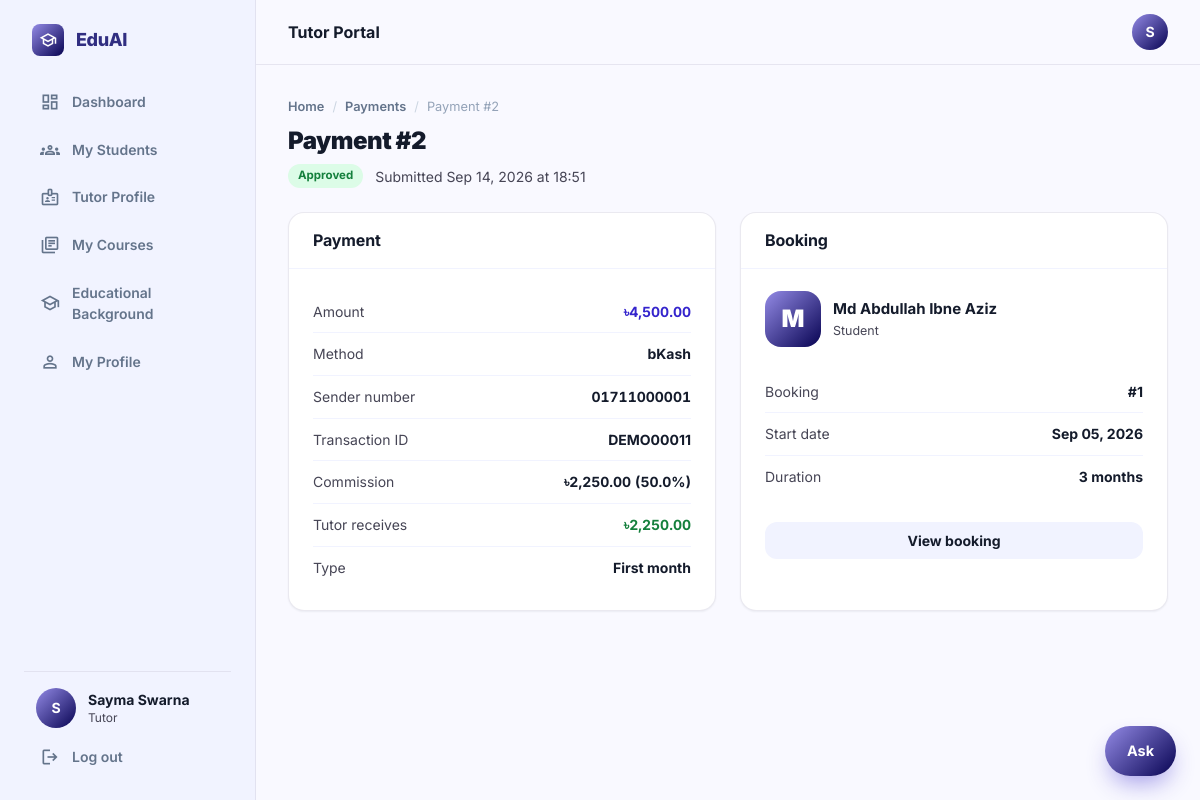
/payments/2/ (signed in), run on the app's committed database.
### accounts/models.py (models this page shows, shortened)
class User(AbstractUser):
    ROLE_CHOICES = (
        ('student', 'Student'),
        ('tutor', 'Tutor'),
    )
    VERIFICATION_STATUS_CHOICES = (
        ('unverified', 'Not submitted'),
        ('pending', 'Pending review'),
        ('verified', 'Verified'),
        ('rejected', 'Rejected'),
    )
    role = models.CharField(max_length=10, choices=ROLE_CHOICES)
    avatar = models.ImageField(upload_to='avatars/', blank=True, null=True)
    phone = models.CharField(max_length=20, blank=True, null=True)
    education = models.CharField(max_length=150, blank=True, null=True,
                                  help_text='e.g. BSc in CSE, Dhaka University')
    id_card_number = models.CharField(max_length=40, blank=True, null=True,
                                      help_text='University ID card number')
    id_card_front = models.ImageField(upload_to='id_cards/', storage=private_storage,
                                      blank=True, null=True)
    id_card_back = models.ImageField(upload_to='id_cards/', storage=private_storage,
                                     blank=True, null=True)
    bio = models.TextField(blank=True, null=True)
    nid_number = models.CharField(max_length=30, blank=True, null=True)
    nid_image = models.ImageField(upload_to='nid_cards/', storage=private_storage,
                                  blank=True, null=True,
                                  help_text='Photo/scan of the NID — required for tutor registration')
    nid_verification_status = models.CharField(
        max_length=10, choices=VERIFICATION_STATUS_CHOICES, default='unverified',
    )

### payments/models.py (models this page shows, shortened)
class Payment(models.Model):
    STATUS_CHOICES = (
        ('initiated', 'Not completed'),
        ('pending', 'Pending Review'),
        ('approved', 'Approved'),
        ('rejected', 'Rejected'),
    )
    METHOD_CHOICES = (
        ('bkash', 'bKash'),
        ('nagad', 'Nagad'),
        ('rocket', 'Rocket'),
        ('sslcommerz', 'Card / mobile banking (online)'),
    )
    booking = models.ForeignKey(Booking, on_delete=models.CASCADE, related_name='payments')
    amount = models.DecimalField(max_digits=10, decimal_places=2)
    commission = models.DecimalField(max_digits=10, decimal_places=2, default=0,
        help_text='Platform commission deducted from this payment')
    tutor_income = models.DecimalField(max_digits=10, decimal_places=2, default=0,
        help_text='Net amount tutor receives from this payment')
    is_first_payment = models.BooleanField(default=False,
        help_text='True if this is the first payment for this booking (50% commission applies)')
    payment_method = models.CharField(max_length=12, choices=METHOD_CHOICES, default='bkash')
    sender_number = models.CharField(max_length=20, blank=True, default='')
    transaction_id = models.TextField(blank=True, default='')
    status = models.CharField(max_length=10, choices=STATUS_CHOICES, default='pending')
    gateway_tran_id = models.CharField(
        max_length=40, blank=True, default='', db_index=True,
        help_text='Our reference sent to SSLCommerz')
    gateway_val_id = models.CharField(
        max_length=80, blank=True, default='',
        help_text='SSLCommerz validation id for the settled transaction')
    gateway_bank_tran_id = models.CharField(
        max_length=80, blank=True, default='',
        help_text="The bank's own reference, as reported by SSLCommerz")
    created_at = models.DateTimeField(auto_now_add=True)
    updated_at = models.DateTimeField(auto_now=True)
    class Meta:
        constraints = [
            models.UniqueConstraint(
                fields=['booking'],
                condition=models.Q(status='pending'),
                name='one_pending_payment_per_booking',
            ),
        ]
    @property
    def effective_rate(self):
        amount = float(self.amount or 0)
        if not amount:
            return 0.0
        return round(float(self.commission) / amount * 100, 1)

### bookings/models.py (models this page shows, shortened)
class Booking(models.Model):
    STATUS_CHOICES = (
        ('pending', 'Pending'),
        ('confirmed', 'Confirmed'),
        ('completed', 'Completed'),
        ('rejected', 'Rejected'),
        ('cancelled', 'Cancelled'),
    )
    student = models.ForeignKey(User, on_delete=models.CASCADE, related_name='student_bookings')
    tutor = models.ForeignKey(User, on_delete=models.CASCADE, related_name='tutor_bookings')
    date     = models.DateField()
    months   = models.PositiveIntegerField(default=1, validators=[MinValueValidator(1)])
    course   = models.ForeignKey(
        Course, on_delete=models.SET_NULL,
        null=True, blank=True, related_name='bookings'
    )
    status   = models.CharField(max_length=10, choices=STATUS_CHOICES, default='pending')
    agreed_monthly_rate = models.DecimalField(
        max_digits=10, decimal_places=2, null=True, blank=True,
        help_text='Monthly rate captured at booking time'
    )
    meet_link = models.URLField(blank=True, default='', help_text='Google Meet / Zoom link set by tutor')
    tutor_message = models.TextField(blank=True, default='', help_text='Message from tutor to student')
    created_at = models.DateTimeField(auto_now_add=True)
    updated_at = models.DateTimeField(auto_now=True)
    class Meta:
        ordering = ['-created_at']

### payments/views.py (the view)
# urls.py: path('<int:pk>/', views.payment_detail_view, name='payment-detail'),
@login_required(login_url='login')
def payment_detail_view(request, pk):
    payment = get_object_or_404(Payment, pk=pk)
    if (payment.booking.student != request.user
            and payment.booking.tutor != request.user
            and not (request.user.is_staff or request.user.is_superuser)):
        messages.error(request, 'You do not have permission to view this payment!')
        return redirect('payment-list')
    return render(request, 'payments/detail.html', {'payment': payment})

### chatbot/context_processors.py (called while the page is built)
def assistant(request):
    return {'chat_starters': json.dumps(list(_starters(request.user)))}

### chatbot/views.py (called while the page is built)
def _starters(user):
    if not user.is_authenticated:
        return ('How much does a tutor cost?',
                'How do I book a tutor?',
                'How do refunds work?',
                'How do I become a tutor?')
    if user.is_staff or user.is_superuser:
        return ('What needs reviewing?',
                'How many payments are waiting?',
                'How much is owed in refunds?')
    if user.role == 'tutor':
        return ('How much have I earned?',
                'What are my bookings?',
                'How much commission do you take?',
                'What needs my attention?')
    return ('How much do I owe?',
            'What refund would I get if I stop now?',
            'When does my course end?',
            'Has my payment been approved?')

### quick_tutor/templatetags/assets.py (called while the page is built)
def _version(path):
    try:
        absolute = finders.find(path)
        if absolute and os.path.exists(absolute):
            return str(int(os.path.getmtime(absolute)))
    except Exception:                      # pragma: no cover - never break a page
        pass
    return ''

@register.simple_tag
def static_v(path):
    url = static(path)
    if settings.DEBUG:
        stamp = _version(path)
    else:
        if path not in _versions:
            _versions[path] = _version(path)
        stamp = _versions[path]
    return f'{url}?v={stamp}' if stamp else url

### templates/payments/detail.html (shortened to what this page needs)
{% extends 'base/luminary_base.html' %}
{% block page_title %}Payment #{{ payment.id }}{% endblock %}
{% block breadcrumbs %}
<nav class="crumbs" aria-label="Breadcrumb">
  <a href="/">Home</a> <span aria-hidden="true">/</span>
  <a href="/payments/">Payments</a> <span aria-hidden="true">/</span>
  <span>Payment #{{ payment.id }}</span>
</nav>
{% endblock %}
{% block page_subtitle %}
<div class="row" style="margin-top:10px">
  <span class="pill pill--{{ payment.status }}">{{ payment.get_status_display }}</span>
  <span class="small muted">Submitted {{ payment.created_at|date:'M d, Y \a\t H:i' }}</span>
</div>
{% endblock %}
{% block content %}
<div class="container--mid" style="padding:0">
<div class="grid grid--2">
  <section class="card">
    <div class="card__head"><h3>Payment</h3></div>
    <div class="card__body">
      <dl class="deflist">
        <dt>Amount</dt><dd class="money num">৳{{ payment.amount|floatformat:"2g" }}</dd>
        <dt>Method</dt><dd>{{ payment.get_payment_method_display }}</dd>
        <dt>Sender number</dt><dd class="num">{{ payment.sender_number|default:"—" }}</dd>
        <dt>Transaction ID</dt><dd style="word-break:break-all">{{ payment.transaction_id|default:"—" }}</dd>
        <dt>Commission</dt><dd class="num">৳{{ payment.commission|floatformat:"2g" }} ({{ payment.effective_rate }}%)</dd>
        <dt>Tutor receives</dt><dd class="num money--in">৳{{ payment.tutor_income|floatformat:"2g" }}</dd>
        <dt>Type</dt><dd>{% if payment.is_first_payment %}First month{% else %}Instalment{% endif %}</dd>
      </dl>
    </div>
  </section>
  <section class="card">
    <div class="card__head"><h3>Booking</h3></div>
    <div class="card__body stack">
      <div class="row">
        {% if user.role == 'student' %}
        <span class="avatar avatar--lg">{{ payment.booking.tutor.username|upper|first }}</span>
        <div>
          <p class="strong">{{ payment.booking.tutor.get_full_name|default:payment.booking.tutor.username }}</p>
          {% if payment.booking.tutor.tutor_profile %}
          <p class="xsmall muted">{{ payment.booking.subject }}</p>
          {% endif %}
        </div>
        {% else %}
        <span class="avatar avatar--lg">{{ payment.booking.student.username|upper|first }}</span>
        <div>
          <p class="strong">{{ payment.booking.student.get_full_name|default:payment.booking.student.username }}</p>
          <p class="xsmall muted">Student</p>
        </div>
        {% endif %}
      </div>
      <dl class="deflist">
        <dt>Booking</dt><dd>#{{ payment.booking.id }}</dd>
        <dt>Start date</dt><dd>{{ payment.booking.date|date:'M d, Y' }}</dd>
        <dt>Duration</dt><dd>{{ payment.booking.months }} month{{ payment.booking.months|pluralize }}</dd>
      </dl>
      <a href="/bookings/{{ payment.booking.id }}/" class="btn btn--secondary btn--block">View booking</a>
    </div>
  </section>
</div>
</div>
{% endblock %}

### templates/base/luminary_base.html (shortened to what this page needs)
<!DOCTYPE html>
{% load static %}
{% load assets %}
<html lang="en">
<head>
<link rel="stylesheet" href="{% static_v 'css/eduai.css' %}"/>
</head>
<body>
<div class="app">
<aside class="sidebar">
  <a href="/" class="brand">
    <span class="brand__tile"><span class="ms" aria-hidden="true">school</span></span>
    EduAI
  </a>
  <nav class="sidenav" aria-label="Main">
    {% if user.is_authenticated %}
    <a href="/dashboard/" class="{% block nav_dashboard %}{% endblock %}"><span class="ms" aria-hidden="true">dashboard</span> Dashboard</a>
    {% endif %}
    {% if not user.is_authenticated %}
    <a href="/"><span class="ms" aria-hidden="true">home</span> Home</a>
    <a href="/tutors/" class="{% block nav_browse %}{% endblock %}"><span class="ms" aria-hidden="true">search</span> Find Tutors</a>
    <a href="/reviews/" class="{% block nav_reviews %}{% endblock %}"><span class="ms" aria-hidden="true">star_rate</span> Student Reviews</a>
    {% elif user.role == 'tutor' %}
    <a href="/bookings/" class="{% block nav_students %}{% endblock %}"><span class="ms" aria-hidden="true">groups</span> My Students</a>
    <a href="/tutors/edit-profile/" class="{% block nav_edit_profile %}{% endblock %}"><span class="ms" aria-hidden="true">badge</span> Tutor Profile</a>
    <a href="/tutors/courses/" class="{% block nav_courses %}{% endblock %}"><span class="ms" aria-hidden="true">library_books</span> My Courses</a>
    {% endif %}
    {% if user.is_authenticated and not user.is_staff and not user.is_superuser %}
    <a href="/accounts/education/" class="{% block nav_education %}{% endblock %}"><span class="ms" aria-hidden="true">school</span> Educational Background</a>
    {% endif %}
    {% if user.is_authenticated %}
    <a href="/accounts/profile/" class="{% block nav_profile %}{% endblock %}"><span class="ms" aria-hidden="true">person</span> My Profile</a>
    {% endif %}
  </nav>
  <div class="sidebar__foot">
    {% if user.is_authenticated %}
    <div class="sidebar__user">
      {% if user.avatar %}
        <img src="{{ user.avatar.url }}" alt="" class="avatar" style="width:40px;height:40px;border-radius:9999px">
      {% else %}
        <span class="avatar" style="width:40px;height:40px;border-radius:9999px">{{ user.username|upper|first }}</span>
      {% endif %}
      <div style="min-width:0">
        <p class="sidebar__name">{{ user.get_full_name|default:user.username }}</p>
        <p class="sidebar__role">{% if user.is_superuser or user.is_staff %}Admin{% else %}{{ user.role }}{% endif %}</p>
      </div>
    </div>
    <a href="/accounts/logout/" class="sidebar__logout"><span class="ms" aria-hidden="true">logout</span> Log out</a>
    {% else %}
    <a href="/accounts/register/" class="btn btn--primary btn--block">Join for free</a>
    <a href="/accounts/login/" class="btn btn--secondary btn--block">Log in</a>
    {% endif %}
  </div>
</aside>
<div class="app__main">
  <header class="appbar">
    <p class="appbar__title">{% block appbar_title %}{% if user.is_superuser or user.is_staff %}Admin Panel{% elif user.role == 'student' %}Student Portal{% elif user.role == 'tutor' %}Tutor Portal{% else %}EduAI{% endif %}{% endblock %}</p>
    <div class="appbar__right">
      {% if user.is_authenticated %}
      <a href="/accounts/profile/" title="{{ user.username }}">
        {% if user.avatar %}
          <img src="{{ user.avatar.url }}" alt="{{ user.username }}" class="avatar"/>
        {% else %}
          <span class="avatar">{{ user.username|upper|first }}</span>
        {% endif %}
      </a>
      {% else %}
      <div class="appbar__guest">
        <a href="/accounts/login/" class="btn btn--quiet btn--sm">Log in</a>
        <a href="/accounts/register/" class="btn btn--primary btn--sm">Join</a>
      </div>
      {% endif %}
    </div>
  </header>
  {% block pagehead %}
  <div class="pagehead">
    <div class="container">
      {% block breadcrumbs %}{% endblock %}
      <div class="pagehead__title">
        <h1>{% block page_title %}EduAI{% endblock %}</h1>
      </div>
      {% block page_subtitle %}{% endblock %}
    </div>
  </div>
  {% endblock %}
  {% block main %}
  <main class="page">
    <div class="container">
      {% block content %}{% endblock %}
    </div>
  </main>
  {% endblock %}
</div>
</div>
{% include 'chatbot/widget.html' %}
</body>
</html>

### data on the page
User: username|first "S", get_full_name "Sayma Swarna", role "Tutor"
Payment: id "2", status "Approved", created_at "Sep 14, 2026 at 18:51", amount "4,500.00", payment_method "bKash", sender_number "01711000001", transaction_id "DEMO00011", commission "2,250.00", effective_rate "50.0", tutor_income "2,250.00", booking.student.username|first "M", booking.student.get_full_name "Md Abdullah Ibne Aziz", booking.id "1", booking "Sep 05, 2026", booking.months "3"
